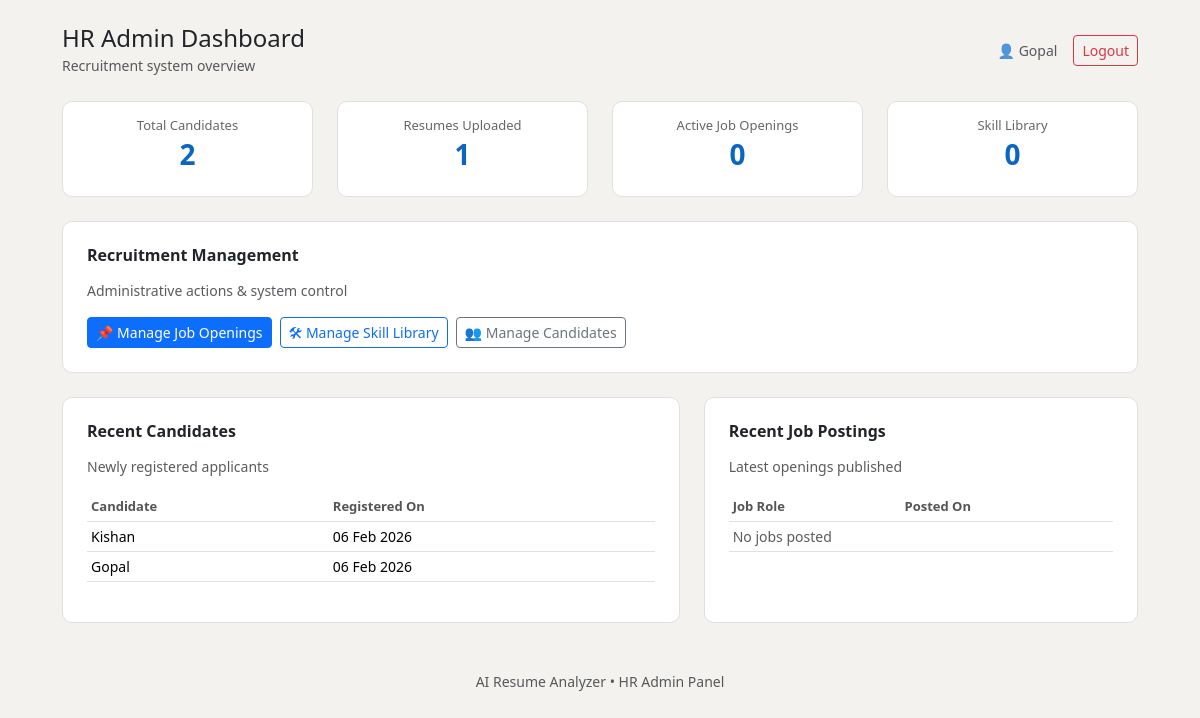
The page /admin-dashboard/ (signed in) on the database as committed earlier.
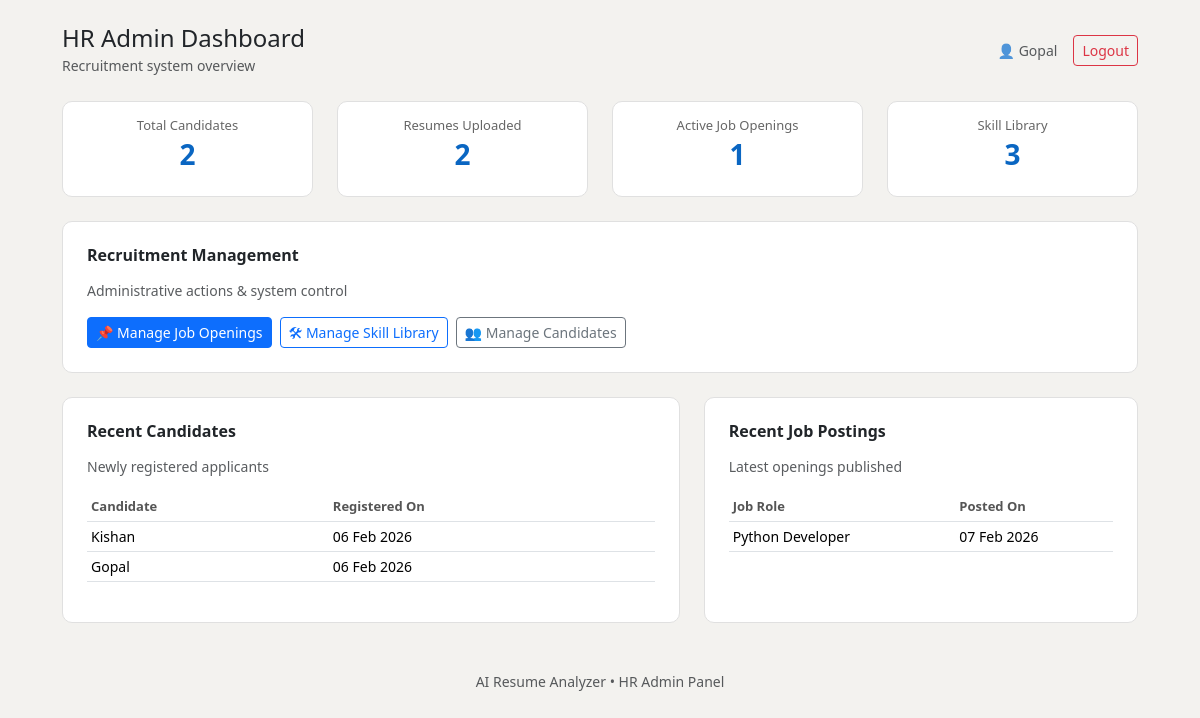
The same page on the database as committed later.
### resume/models.py (models this page shows, shortened)
class Job(models.Model):
    EXPERIENCE_CHOICE=[
        ('fresher','Fresher'),
        ('junior','Junior (1-3 years)'),
        ('mid','Mid (3-5 years)'),
        ('senior','Senior (5+ years)'),
    ]
    ROLE_TYPE_CHOICE=[
        ('internship','Internship'),
        ('full_time','Full Time'),
        ('part_time','Part Time'),
        ('contract','Contract'),
    ]
    title=models.CharField(max_length=150)
    description=models.TextField()
    required_skills=models.ManyToManyField(Skill)
    experience_level=models.CharField(
        max_length=20,
        choices=EXPERIENCE_CHOICE
    )
    role_type=models.CharField(
        max_length=20,
        choices=ROLE_TYPE_CHOICE
    )
    created_at=models.DateField(auto_now_add=True)

### users/views.py (the view)
# urls.py: path('admin-dashboard/',views.admin_dashboard,name='admin_dashboard'),
@staff_member_required
def admin_dashboard(request):
    context={
        'total_users':User.objects.count(),
        'total_resumes':Resume.objects.count(),
        'total_jobs':Job.objects.count(),
        'total_skills':Skill.objects.count(),
        'recent_users':User.objects.order_by('-date_joined')[:5],
        'recent_jobs':Job.objects.order_by('-created_at')[:5]
    }
    return render(request,'admin_dashboard.html',context)

### users/templates/admin_dashboard.html
{% extends 'base.html' %}
{% block content %}
<div class="container mt-4" style="max-width:1100px">
  <div class="d-flex justify-content-between align-items-center mb-4">
    <div>
      <h4 class="mb-0">HR Admin Dashboard</h4>
      <small class="text-muted">
        Recruitment system overview
      </small>
    </div>
    <div class="d-flex align-items-center gap-3">
      <span class="text-muted small">
        👤 {{ request.user.username }}
      </span>
      <a href="{% url 'logout' %}" class="btn btn-outline-danger btn-sm">
        Logout
      </a>
    </div>
  </div>
  <div class="row mb-4">
    <div class="col-md-3">
      <div class="dashboard-card p-3 text-center stat-card">
        <h6>Total Candidates</h6>
        <h3>{{ total_users }}</h3>
      </div>
    </div>
    <div class="col-md-3">
      <div class="dashboard-card p-3 text-center stat-card">
        <h6>Resumes Uploaded</h6>
        <h3>{{ total_resumes }}</h3>
      </div>
    </div>
    <div class="col-md-3">
      <div class="dashboard-card p-3 text-center stat-card">
        <h6>Active Job Openings</h6>
        <h3>{{ total_jobs }}</h3>
      </div>
    </div>
    <div class="col-md-3">
      <div class="dashboard-card p-3 text-center stat-card">
        <h6>Skill Library</h6>
        <h3>{{ total_skills }}</h3>
      </div>
    </div>
  </div>
  <div class="dashboard-card p-4 mb-4">
    <h5 class="section-title">Recruitment Management</h5>
    <small class="text-muted d-block mb-3">
      Administrative actions & system control
    </small>
    <div class="d-flex flex-wrap gap-2">
      <a href="/admin/resume/job/" class="btn btn-primary btn-sm">
        📌 Manage Job Openings
      </a>
      <a href="/admin/resume/skill/" class="btn btn-outline-primary btn-sm">
        🛠 Manage Skill Library
      </a>
      <a href="/admin/auth/user/" class="btn btn-outline-secondary btn-sm">
        👥 Manage Candidates
      </a>
    </div>
  </div>
  <div class="row">
    <div class="col-md-7">
      <div class="dashboard-card p-4 h-100">
        <h5 class="section-title">Recent Candidates</h5>
        <small class="text-muted d-block mb-3">
          Newly registered applicants
        </small>
        <table class="table table-sm">
          <thead>
            <tr>
              <th>Candidate</th>
              <th>Registered On</th>
            </tr>
          </thead>
          <tbody>
            {% for user in recent_users %}
            <tr>
              <td>{{ user.username }}</td>
              <td>{{ user.date_joined|date:"d M Y" }}</td>
            </tr>
            {% empty %}
            <tr>
              <td colspan="2" class="text-muted">
                No candidates found
              </td>
            </tr>
            {% endfor %}
          </tbody>
        </table>
      </div>
    </div>
    <div class="col-md-5">
      <div class="dashboard-card p-4 h-100">
        <h5 class="section-title">Recent Job Postings</h5>
        <small class="text-muted d-block mb-3">
          Latest openings published
        </small>
        <table class="table table-sm">
          <thead>
            <tr>
              <th>Job Role</th>
              <th>Posted On</th>
            </tr>
          </thead>
          <tbody>
            {% for job in recent_jobs %}
            <tr>
              <td>{{ job.title }}</td>
              <td>{{ job.created_at|date:"d M Y" }}</td>
            </tr>
            {% empty %}
            <tr>
              <td colspan="2" class="text-muted">
                No jobs posted
              </td>
            </tr>
            {% endfor %}
          </tbody>
        </table>
      </div>
    </div>
  </div>
  <div class="text-center text-muted small mt-5">
    AI Resume Analyzer • HR Admin Panel
  </div>
</div>
{% endblock %}

### users/templates/base.html (shortened to what this page needs)
<!DOCTYPE html>
<html lang="en">
<head>
    <link href="https://cdn.jsdelivr.net/npm/bootstrap@5.3.2/dist/css/bootstrap.min.css" rel="stylesheet">
</head>
<body>
    <div class="app-container">
        {% block content %}{% endblock %}
    </div>
</body>
</html>

### users/templates/base.html (style rules this page uses)
body { background: #f3f2ef; font-family: "Segoe UI", sans-serif; }
.app-container { min-height: 100vh; }
.dashboard-card { background: #ffffff; border-radius: 10px; border: 1px solid #e0e0e0; transition: box-shadow 0.2s ease; }
.section-title { font-size: 16px; font-weight: 600; margin-bottom: 15px; }
.stat-card h6 { font-size:13px; color:#666; margin-bottom:5px; }
.stat-card h3 { font-weight:600; color:#0a66c2; }
.table th { font-size:13px; color:#555; font-weight:600; }
.table td { font-size:14px; }
.stat-card { transition:all 0.25s ease; }

Rows that differ between the two databases and show on the page:
added Job: title "Python Developer", created_at "07 Feb 2026"
Other text that changed with them:
{{ total_resumes }}: "1" → "2"
{{ total_jobs }}: "0" → "1"
{{ total_skills }}: "0" → "3"
text no longer shown: "No jobs posted"
